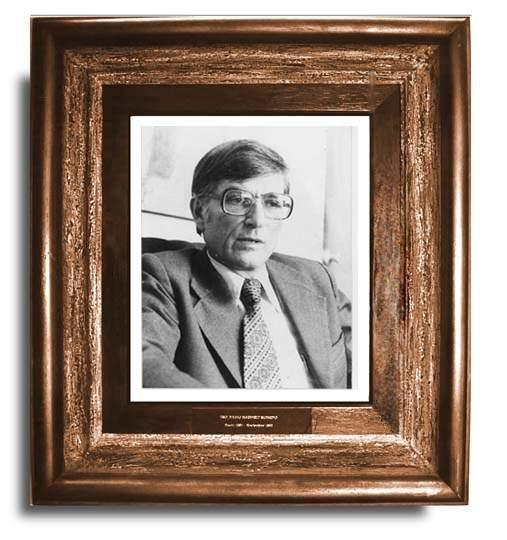
#> input picture pic00001.jpg, 507 x 540 px, found by its file name
$ jupyter execute Camera.ipynb
#> lines starting #> are read from the running program, lines starting #| are printed output that depends on the picture; after the words box and inside, x2 and y2 are one past the last pixel; in counts of white or black regions, pixels touching at a corner belong together
[cell 1]
import cv2
import numpy
#載入分類器
face_cascade     = cv2.CascadeClassifier(r"/Users/yeshiouwei/Desktop/Camera/haar/haarcascade_frontalface_default.xml")#正臉
fileface_cascade = cv2.CascadeClassifier(r"/Users/yeshiouwei/Desktop/Camera/haar/haarcascade_profileface.xml")#側臉
eye_cascade      = cv2.CascadeClassifier(r"/Users/yeshiouwei/Desktop/Camera/haar/haarcascade_eye.xml")#眼睛
fullbody_cascade = cv2.CascadeClassifier(r"/Users/yeshiouwei/Desktop/Camera/haar/haarcascade_fullbody.xml")#全身
#讀取圖片
img = cv2.imread(r"/Users/yeshiouwei/Desktop/Camera/face/pic00001.jpg")
#> img is the input picture: shape (540, 507, 3); mean B, G, R 124.3, 136.2, 154

#轉成灰階
"""
    轉動臉部，使兩眼保持水平getRotationMatrix2D(旋轉中心,角度,縮放比例)
"""
#Rotate = cv2.getRotationMatrix2D(center=(img.shape[1]/2,img.shape[0]/2),angle=45,scale=1)
#Rotlimg = cv2.warpAffine(img,Rotate,(img.shape[0]*2,img.shape[1]*2))
"""
    灰階顏色轉換-cvtColor(圖片,圖像格式)

    輸入圖像格式
    1.CV_BGR2GRAY   :桌面上的三通道BGR
    2.CV_BGRA2GRAY  :行動裝置的四通道BGRA
"""
gray = cv2.cvtColor(img, cv2.COLOR_BGR2GRAY)
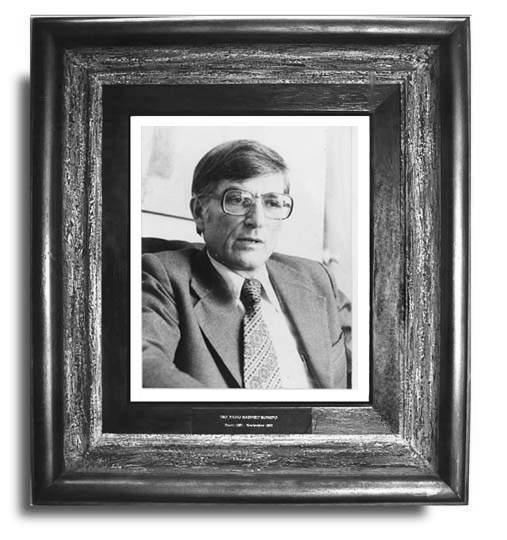
#> gray: shape (540, 507); min 0, max 255, mean 140.1
"""
    直方圖等化-提高對比跟亮度-equalizeHist(圖像)
"""
gray_equalizeHist = cv2.equalizeHist(gray)
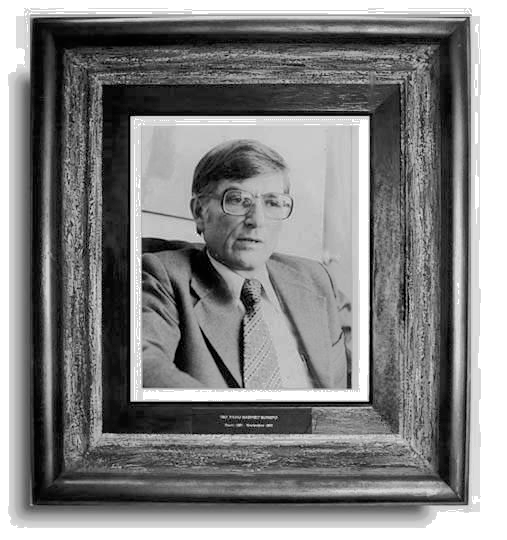
#> gray_equalizeHist: shape (540, 507); min 0, max 255, mean 130.5


# 偵測臉部
faces = face_cascade.detectMultiScale(gray_equalizeHist, scaleFactor=1.08, minNeighbors=5, minSize=(32, 32))
#> faces = [[206, 166, 94, 94]]

for (x, y, w, h) in faces:# 繪製人臉方框
    cv2.rectangle(img, (x, y), (x + w, y + h), (255, 0, 0), 2)
    Gray = gray_equalizeHist[y:y+h, x:x+w]
    Img  = img[y:y+h, x:x+w]

    Eyes = eye_cascade.detectMultiScale(Gray, 1.2, 3)     # 偵測眼睛
    File = fileface_cascade.detectMultiScale(Gray, 1.2, 3)# 偵測側臉
    Full = fullbody_cascade.detectMultiScale(Gray, 1.2, 3)# 偵測全身
    for (fx, fy, fw, fh) in File: # 繪製側臉方框
        cv2.rectangle(Img, (fx, fy), (fx + fw, fy + fh), (0, 0, 255), 2)
    for (lx, ly, lw, lh) in Full: # 繪製全身方框
        cv2.rectangle(Img, (lx, ly), (lx + lw, ly + lh), (255 , 255, 255), 2)
    for (ex, ey, ew, eh) in Eyes: # 繪製眼睛方框
        cv2.rectangle(Img, (ex, ey), (ex + ew, ey + eh), (0, 255, 0), 2)
#> this loop made 1 pass
#> (x, y, w, h, Eyes) on pass 1: (206, 166, 94, 94, [[54, 27, 22, 22]])
#> pass 1, `Gray = gray_equalizeHist[y:y+h, x:x+w]`:
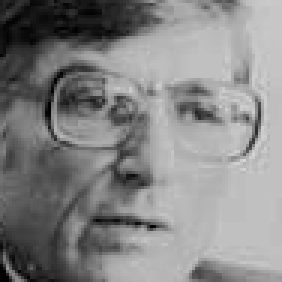
#> Gray: shape (94, 94) (shown 3 times larger); min 0, max 213, mean 132.7
#> pass 1, `Img  = img[y:y+h, x:x+w]`:
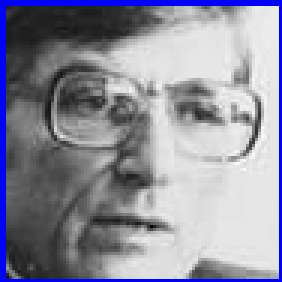
#> Img: shape (94, 94, 3) (shown 3 times larger); mean B, G, R 157.8, 141.8, 141.8
#> after the loop:
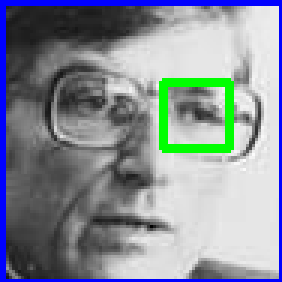
#> Img: shape (94, 94, 3) (shown 3 times larger); 2.94% of pixels changed, all inside (x1, y1, x2, y2) = (53, 26, 78, 51)
#> after the loop:
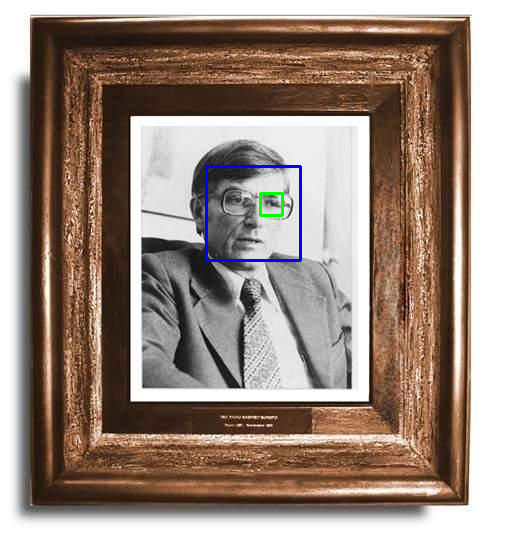
#> img: shape (540, 507, 3); 0.51% of pixels changed, all inside (x1, y1, x2, y2) = (205, 165, 302, 262)

# 顯示成果
cv2.namedWindow('img', cv2.WINDOW_NORMAL)  #正常視窗大小
cv2.imshow('img', img)                     #秀出圖片
cv2.imwrite(r"/Users/yeshiouwei/Desktop/Camera/train/train05_1.jpg", img )           #保存圖片
cv2.waitKey(0)                             #等待按下任一按鍵
cv2.destroyAllWindows()                    #關閉視窗
